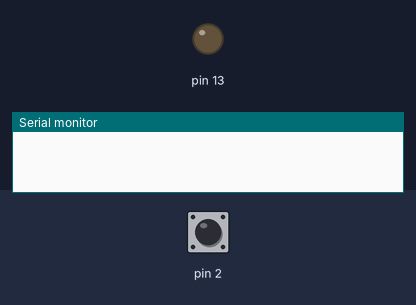
This sketch was run on a simulated Arduino Uno, built with avr-gcc and run on an emulated ATmega328P. Shown: output pins drawn as LEDs (lit = HIGH), the last lines printed to the serial monitor. The test bench sets the inputs (shaded band); at power-on: pin 2 HIGH.

Above: at 1.2 s.
1.3 s: pin 2 pulled LOW for 0.15 s
At 1.37 s:
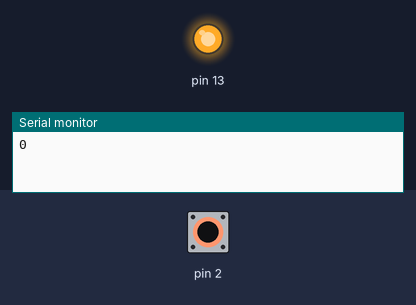
2.9 s: pin 2 pulled LOW for 3.2 s
At 7.0 s:
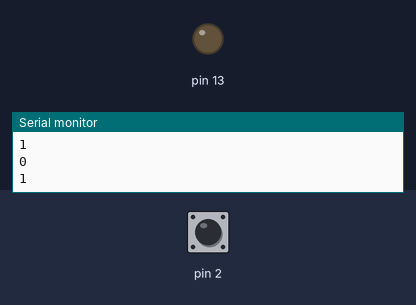
Timing chart, 0 to 8.5 s (numbered marks = the images above; inputs shaded):
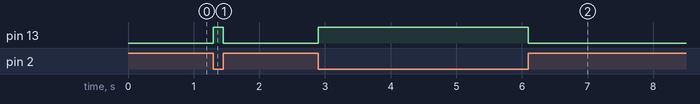

Measured:
- after the input at 1.3 s, pin 13: LOW → HIGH at once, → LOW 0.15 s later
- after the input at 2.9 s, pin 13: LOW → HIGH at once, → LOW 3.2 s later

The sketch:

main-v5.ino
```cpp
int previousSensorValue = HIGH;


void setup()
{
  Serial.begin(9600);

  pinMode(2, INPUT_PULLUP);
  pinMode(13, OUTPUT);
}

void loop()
{
  int sensorVal = digitalRead(2);

  if (sensorVal != previousSensorValue){
      Serial.println(sensorVal);
      previousSensorValue = sensorVal;
  }

  digitalWrite(13, !sensorVal);
}
```
